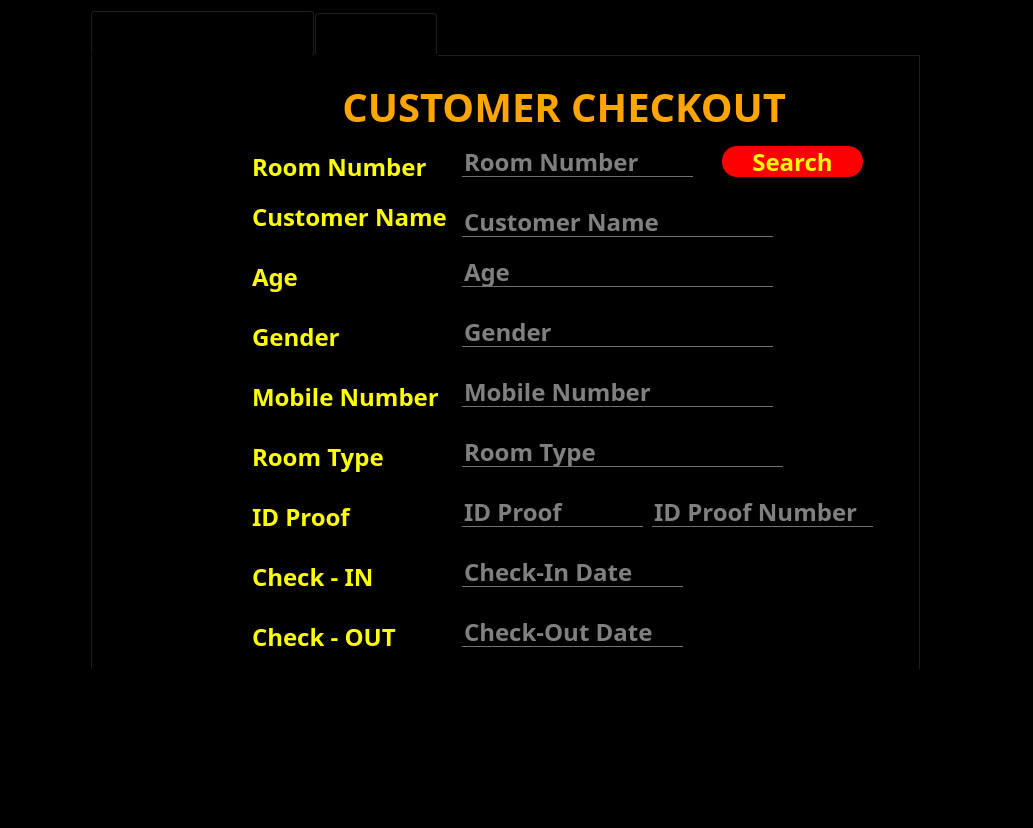
<?xml version="1.0" encoding="UTF-8"?>
<ui version="4.0">
 <class>Form</class>
 <widget class="QWidget" name="Form">
  <property name="geometry">
   <rect>
    <x>0</x>
    <y>0</y>
    <width>1033</width>
    <height>828</height>
   </rect>
  </property>
  <property name="windowTitle">
   <string>Form</string>
  </property>
  <property name="styleSheet">
   <string notr="true">*{
background:rgba;
font-family:century gothic;
font-size:24px;
}
QFrame
{
background:rgba;
border-radius:15px
}
QPushButton
{
background:red;
border-radius:60px;
}
QToolButton
{
background:red;
border-radius:60px;
}
QLabel
{
color:white;
background:transparent;
}
QPushButton
{
color:white;
border-radius:15px;
}
QPushButton:hover
{
color:#333;
border-radius:15px;
background:#49ebff;
}
QLineEdit
{
background:transparent;
border:none;
color:#717072;
border-bottom:1px solid #717072
}
</string>
  </property>
  <widget class="QTabWidget" name="tabWidget">
   <property name="geometry">
    <rect>
     <x>90</x>
     <y>10</y>
     <width>831</width>
     <height>661</height>
    </rect>
   </property>
   <property name="currentIndex">
    <number>0</number>
   </property>
   <widget class="QWidget" name="tab">
    <attribute name="title">
     <string>Check Out Details</string>
    </attribute>
    <widget class="QFrame" name="frame">
     <property name="geometry">
      <rect>
       <x>100</x>
       <y>20</y>
       <width>681</width>
       <height>761</height>
      </rect>
     </property>
     <property name="styleSheet">
      <string notr="true">color:yellow;</string>
     </property>
     <property name="frameShape">
      <enum>QFrame::StyledPanel</enum>
     </property>
     <property name="frameShadow">
      <enum>QFrame::Raised</enum>
     </property>
     <widget class="QLabel" name="label">
      <property name="geometry">
       <rect>
        <x>140</x>
        <y>10</y>
        <width>461</width>
        <height>41</height>
       </rect>
      </property>
      <property name="styleSheet">
       <string notr="true">QLabel
{
color:orange;
background:transparent;
font-weight: bold;
font-size:40px;
}</string>
      </property>
      <property name="text">
       <string> CUSTOMER CHECKOUT</string>
      </property>
     </widget>
     <widget class="QLabel" name="label_2">
      <property name="geometry">
       <rect>
        <x>60</x>
        <y>180</y>
        <width>151</width>
        <height>41</height>
       </rect>
      </property>
      <property name="font">
       <font>
        <family>century gothic</family>
        <pointsize>-1</pointsize>
        <weight>75</weight>
        <bold>true</bold>
       </font>
      </property>
      <property name="styleSheet">
       <string notr="true">font-weight: bold;</string>
      </property>
      <property name="text">
       <string>Age</string>
      </property>
     </widget>
     <widget class="QLabel" name="label_3">
      <property name="geometry">
       <rect>
        <x>60</x>
        <y>300</y>
        <width>191</width>
        <height>41</height>
       </rect>
      </property>
      <property name="font">
       <font>
        <family>century gothic</family>
        <pointsize>-1</pointsize>
        <weight>75</weight>
        <bold>true</bold>
       </font>
      </property>
      <property name="styleSheet">
       <string notr="true">font-weight: bold;</string>
      </property>
      <property name="text">
       <string>Mobile Number</string>
      </property>
     </widget>
     <widget class="QLabel" name="label_4">
      <property name="geometry">
       <rect>
        <x>60</x>
        <y>360</y>
        <width>211</width>
        <height>41</height>
       </rect>
      </property>
      <property name="font">
       <font>
        <family>century gothic</family>
        <pointsize>-1</pointsize>
        <weight>75</weight>
        <bold>true</bold>
       </font>
      </property>
      <property name="styleSheet">
       <string notr="true">font-weight: bold;</string>
      </property>
      <property name="text">
       <string>Room Type</string>
      </property>
     </widget>
     <widget class="QLabel" name="label_5">
      <property name="geometry">
       <rect>
        <x>60</x>
        <y>120</y>
        <width>211</width>
        <height>41</height>
       </rect>
      </property>
      <property name="font">
       <font>
        <family>century gothic</family>
        <pointsize>-1</pointsize>
        <weight>75</weight>
        <bold>true</bold>
       </font>
      </property>
      <property name="styleSheet">
       <string notr="true">font-weight: bold;</string>
      </property>
      <property name="text">
       <string>Customer Name</string>
      </property>
     </widget>
     <widget class="QLabel" name="label_6">
      <property name="geometry">
       <rect>
        <x>60</x>
        <y>240</y>
        <width>151</width>
        <height>41</height>
       </rect>
      </property>
      <property name="font">
       <font>
        <family>century gothic</family>
        <pointsize>-1</pointsize>
        <weight>75</weight>
        <bold>true</bold>
       </font>
      </property>
      <property name="styleSheet">
       <string notr="true">font-weight: bold;</string>
      </property>
      <property name="text">
       <string>Gender</string>
      </property>
     </widget>
     <widget class="QLabel" name="label_7">
      <property name="geometry">
       <rect>
        <x>60</x>
        <y>420</y>
        <width>211</width>
        <height>41</height>
       </rect>
      </property>
      <property name="font">
       <font>
        <family>century gothic</family>
        <pointsize>-1</pointsize>
        <weight>75</weight>
        <bold>true</bold>
       </font>
      </property>
      <property name="styleSheet">
       <string notr="true">font-weight: bold;</string>
      </property>
      <property name="text">
       <string>ID Proof</string>
      </property>
     </widget>
     <widget class="QLabel" name="label_8">
      <property name="geometry">
       <rect>
        <x>60</x>
        <y>480</y>
        <width>191</width>
        <height>41</height>
       </rect>
      </property>
      <property name="font">
       <font>
        <family>century gothic</family>
        <pointsize>-1</pointsize>
        <weight>75</weight>
        <bold>true</bold>
       </font>
      </property>
      <property name="styleSheet">
       <string notr="true">font-weight: bold;</string>
      </property>
      <property name="text">
       <string>Check - IN</string>
      </property>
     </widget>
     <widget class="QLabel" name="label_10">
      <property name="geometry">
       <rect>
        <x>60</x>
        <y>540</y>
        <width>191</width>
        <height>41</height>
       </rect>
      </property>
      <property name="font">
       <font>
        <family>century gothic</family>
        <pointsize>-1</pointsize>
        <weight>75</weight>
        <bold>true</bold>
       </font>
      </property>
      <property name="styleSheet">
       <string notr="true">font-weight: bold;</string>
      </property>
      <property name="text">
       <string>Check - OUT</string>
      </property>
     </widget>
     <widget class="QLabel" name="label_9">
      <property name="geometry">
       <rect>
        <x>60</x>
        <y>70</y>
        <width>201</width>
        <height>41</height>
       </rect>
      </property>
      <property name="font">
       <font>
        <family>century gothic</family>
        <pointsize>-1</pointsize>
        <weight>75</weight>
        <bold>true</bold>
       </font>
      </property>
      <property name="styleSheet">
       <string notr="true">font-weight: bold;</string>
      </property>
      <property name="text">
       <string>Room Number</string>
      </property>
     </widget>
     <widget class="QLineEdit" name="roomno">
      <property name="geometry">
       <rect>
        <x>270</x>
        <y>70</y>
        <width>231</width>
        <height>31</height>
       </rect>
      </property>
      <property name="styleSheet">
       <string notr="true">color:white;
font-weight:bold;</string>
      </property>
      <property name="placeholderText">
       <string>Room Number</string>
      </property>
     </widget>
     <widget class="QLineEdit" name="customername">
      <property name="geometry">
       <rect>
        <x>270</x>
        <y>130</y>
        <width>311</width>
        <height>31</height>
       </rect>
      </property>
      <property name="styleSheet">
       <string notr="true">color:white;
font-weight:bold;</string>
      </property>
      <property name="text">
       <string/>
      </property>
      <property name="placeholderText">
       <string>Customer Name</string>
      </property>
     </widget>
     <widget class="QLineEdit" name="age">
      <property name="geometry">
       <rect>
        <x>270</x>
        <y>180</y>
        <width>311</width>
        <height>31</height>
       </rect>
      </property>
      <property name="styleSheet">
       <string notr="true">color:white;
font-weight:bold;</string>
      </property>
      <property name="text">
       <string/>
      </property>
      <property name="placeholderText">
       <string>Age</string>
      </property>
     </widget>
     <widget class="QLineEdit" name="gender">
      <property name="geometry">
       <rect>
        <x>270</x>
        <y>240</y>
        <width>311</width>
        <height>31</height>
       </rect>
      </property>
      <property name="styleSheet">
       <string notr="true">color:white;
font-weight:bold;</string>
      </property>
      <property name="text">
       <string/>
      </property>
      <property name="placeholderText">
       <string>Gender</string>
      </property>
     </widget>
     <widget class="QLineEdit" name="mobileno">
      <property name="geometry">
       <rect>
        <x>270</x>
        <y>300</y>
        <width>311</width>
        <height>31</height>
       </rect>
      </property>
      <property name="styleSheet">
       <string notr="true">color:white;
font-weight:bold;</string>
      </property>
      <property name="text">
       <string/>
      </property>
      <property name="placeholderText">
       <string>Mobile Number</string>
      </property>
     </widget>
     <widget class="QLineEdit" name="roomtype">
      <property name="geometry">
       <rect>
        <x>270</x>
        <y>360</y>
        <width>321</width>
        <height>31</height>
       </rect>
      </property>
      <property name="styleSheet">
       <string notr="true">color:white;
font-weight:bold;</string>
      </property>
      <property name="text">
       <string/>
      </property>
      <property name="placeholderText">
       <string>Room Type</string>
      </property>
     </widget>
     <widget class="QLineEdit" name="idproof">
      <property name="geometry">
       <rect>
        <x>270</x>
        <y>420</y>
        <width>181</width>
        <height>31</height>
       </rect>
      </property>
      <property name="styleSheet">
       <string notr="true">color:white;
font-weight:bold;</string>
      </property>
      <property name="text">
       <string/>
      </property>
      <property name="placeholderText">
       <string>ID Proof</string>
      </property>
     </widget>
     <widget class="QLineEdit" name="idproofnumber">
      <property name="geometry">
       <rect>
        <x>460</x>
        <y>420</y>
        <width>221</width>
        <height>31</height>
       </rect>
      </property>
      <property name="styleSheet">
       <string notr="true">color:white;
font-weight:bold;</string>
      </property>
      <property name="placeholderText">
       <string>ID Proof Number</string>
      </property>
     </widget>
     <widget class="QPushButton" name="searchbtn">
      <property name="geometry">
       <rect>
        <x>530</x>
        <y>70</y>
        <width>141</width>
        <height>31</height>
       </rect>
      </property>
      <property name="styleSheet">
       <string notr="true">font-weight:bold;</string>
      </property>
      <property name="text">
       <string>Search</string>
      </property>
     </widget>
     <widget class="QPushButton" name="homebtn">
      <property name="geometry">
       <rect>
        <x>0</x>
        <y>20</y>
        <width>93</width>
        <height>28</height>
       </rect>
      </property>
      <property name="styleSheet">
       <string notr="true">QPushButton
{
font-size:14px;
color:white;
background:transparent;
}</string>
      </property>
      <property name="text">
       <string/>
      </property>
      <property name="icon">
       <iconset>
        <normaloff>icons/arrow-left.svg</normaloff>icons/arrow-left.svg</iconset>
      </property>
      <property name="iconSize">
       <size>
        <width>32</width>
        <height>32</height>
       </size>
      </property>
     </widget>
     <widget class="QLineEdit" name="c1">
      <property name="geometry">
       <rect>
        <x>270</x>
        <y>480</y>
        <width>221</width>
        <height>31</height>
       </rect>
      </property>
      <property name="styleSheet">
       <string notr="true">color:white;
font-weight:bold;</string>
      </property>
      <property name="placeholderText">
       <string>Check-In Date</string>
      </property>
     </widget>
     <widget class="QLineEdit" name="c2">
      <property name="geometry">
       <rect>
        <x>270</x>
        <y>540</y>
        <width>221</width>
        <height>31</height>
       </rect>
      </property>
      <property name="styleSheet">
       <string notr="true">color:white;
font-weight:bold;</string>
      </property>
      <property name="placeholderText">
       <string>Check-Out Date</string>
      </property>
     </widget>
    </widget>
   </widget>
   <widget class="QWidget" name="tab_2">
    <attribute name="title">
     <string>Payment</string>
    </attribute>
    <widget class="QFrame" name="frame_2">
     <property name="geometry">
      <rect>
       <x>40</x>
       <y>30</y>
       <width>751</width>
       <height>561</height>
      </rect>
     </property>
     <property name="frameShape">
      <enum>QFrame::StyledPanel</enum>
     </property>
     <property name="frameShadow">
      <enum>QFrame::Raised</enum>
     </property>
     <widget class="QLabel" name="label_11">
      <property name="geometry">
       <rect>
        <x>240</x>
        <y>20</y>
        <width>461</width>
        <height>41</height>
       </rect>
      </property>
      <property name="styleSheet">
       <string notr="true">QLabel
{
color:orange;
background:transparent;
font-weight: bold;
font-size:40px;
}</string>
      </property>
      <property name="text">
       <string>Payment Details</string>
      </property>
     </widget>
     <widget class="QLabel" name="label_12">
      <property name="geometry">
       <rect>
        <x>110</x>
        <y>100</y>
        <width>161</width>
        <height>41</height>
       </rect>
      </property>
      <property name="font">
       <font>
        <family>century gothic</family>
        <pointsize>-1</pointsize>
        <weight>75</weight>
        <bold>true</bold>
       </font>
      </property>
      <property name="styleSheet">
       <string notr="true">color:yellow;font-weight: bold;</string>
      </property>
      <property name="text">
       <string>No. of Days</string>
      </property>
     </widget>
     <widget class="QLineEdit" name="no_of_days">
      <property name="geometry">
       <rect>
        <x>280</x>
        <y>100</y>
        <width>231</width>
        <height>31</height>
       </rect>
      </property>
      <property name="styleSheet">
       <string notr="true">color:white;
font-weight:bold;</string>
      </property>
      <property name="placeholderText">
       <string>No. of Days</string>
      </property>
     </widget>
     <widget class="QPushButton" name="calculatebtn">
      <property name="geometry">
       <rect>
        <x>530</x>
        <y>100</y>
        <width>141</width>
        <height>31</height>
       </rect>
      </property>
      <property name="styleSheet">
       <string notr="true">color:yellow;font-weight:bold;</string>
      </property>
      <property name="text">
       <string>Calculate</string>
      </property>
     </widget>
     <widget class="QLabel" name="label_13">
      <property name="geometry">
       <rect>
        <x>110</x>
        <y>160</y>
        <width>161</width>
        <height>41</height>
       </rect>
      </property>
      <property name="font">
       <font>
        <family>century gothic</family>
        <pointsize>-1</pointsize>
        <weight>75</weight>
        <bold>true</bold>
       </font>
      </property>
      <property name="styleSheet">
       <string notr="true">color:yellow;font-weight: bold;</string>
      </property>
      <property name="text">
       <string>Total</string>
      </property>
     </widget>
     <widget class="QLineEdit" name="total">
      <property name="geometry">
       <rect>
        <x>280</x>
        <y>160</y>
        <width>231</width>
        <height>31</height>
       </rect>
      </property>
      <property name="styleSheet">
       <string notr="true">color:white;
font-weight:bold;</string>
      </property>
      <property name="text">
       <string/>
      </property>
      <property name="placeholderText">
       <string>Total</string>
      </property>
     </widget>
     <widget class="QPushButton" name="totalbtn">
      <property name="geometry">
       <rect>
        <x>530</x>
        <y>160</y>
        <width>141</width>
        <height>31</height>
       </rect>
      </property>
      <property name="styleSheet">
       <string notr="true">color:yellow;font-weight:bold;</string>
      </property>
      <property name="text">
       <string>Calculate</string>
      </property>
     </widget>
     <widget class="QPushButton" name="gstbtn">
      <property name="geometry">
       <rect>
        <x>530</x>
        <y>220</y>
        <width>141</width>
        <height>31</height>
       </rect>
      </property>
      <property name="styleSheet">
       <string notr="true">color:yellow;font-weight:bold;</string>
      </property>
      <property name="text">
       <string>Calculate</string>
      </property>
     </widget>
     <widget class="QLabel" name="label_14">
      <property name="geometry">
       <rect>
        <x>110</x>
        <y>220</y>
        <width>161</width>
        <height>41</height>
       </rect>
      </property>
      <property name="font">
       <font>
        <family>century gothic</family>
        <pointsize>-1</pointsize>
        <weight>75</weight>
        <bold>true</bold>
       </font>
      </property>
      <property name="styleSheet">
       <string notr="true">color:yellow;font-weight: bold;</string>
      </property>
      <property name="text">
       <string>GST</string>
      </property>
     </widget>
     <widget class="QLineEdit" name="gst">
      <property name="geometry">
       <rect>
        <x>280</x>
        <y>220</y>
        <width>231</width>
        <height>31</height>
       </rect>
      </property>
      <property name="styleSheet">
       <string notr="true">color:white;
font-weight:bold;</string>
      </property>
      <property name="text">
       <string/>
      </property>
      <property name="placeholderText">
       <string>GST</string>
      </property>
     </widget>
     <widget class="QPushButton" name="totalbillbtn">
      <property name="geometry">
       <rect>
        <x>530</x>
        <y>280</y>
        <width>141</width>
        <height>31</height>
       </rect>
      </property>
      <property name="styleSheet">
       <string notr="true">color:yellow;font-weight:bold;</string>
      </property>
      <property name="text">
       <string>Calculate</string>
      </property>
     </widget>
     <widget class="QLabel" name="label_15">
      <property name="geometry">
       <rect>
        <x>110</x>
        <y>280</y>
        <width>161</width>
        <height>41</height>
       </rect>
      </property>
      <property name="font">
       <font>
        <family>century gothic</family>
        <pointsize>-1</pointsize>
        <weight>75</weight>
        <bold>true</bold>
       </font>
      </property>
      <property name="styleSheet">
       <string notr="true">color:yellow;font-weight: bold;</string>
      </property>
      <property name="text">
       <string>Total Bill</string>
      </property>
     </widget>
     <widget class="QLineEdit" name="totalbill">
      <property name="geometry">
       <rect>
        <x>280</x>
        <y>280</y>
        <width>231</width>
        <height>31</height>
       </rect>
      </property>
      <property name="styleSheet">
       <string notr="true">color:white;
font-weight:bold;</string>
      </property>
      <property name="text">
       <string/>
      </property>
      <property name="placeholderText">
       <string>Total</string>
      </property>
     </widget>
     <widget class="QPushButton" name="savebill">
      <property name="geometry">
       <rect>
        <x>500</x>
        <y>470</y>
        <width>211</width>
        <height>41</height>
       </rect>
      </property>
      <property name="styleSheet">
       <string notr="true">font-weight:bold;</string>
      </property>
      <property name="text">
       <string>SAVE BILL</string>
      </property>
     </widget>
     <widget class="QPushButton" name="checkoutbtn">
      <property name="geometry">
       <rect>
        <x>30</x>
        <y>470</y>
        <width>211</width>
        <height>41</height>
       </rect>
      </property>
      <property name="styleSheet">
       <string notr="true">font-weight:bold;</string>
      </property>
      <property name="text">
       <string>Check-Out</string>
      </property>
     </widget>
     <widget class="QPushButton" name="generate_bill_btn">
      <property name="geometry">
       <rect>
        <x>270</x>
        <y>470</y>
        <width>211</width>
        <height>41</height>
       </rect>
      </property>
      <property name="styleSheet">
       <string notr="true">font-weight:bold;</string>
      </property>
      <property name="text">
       <string>GENERATE BILL</string>
      </property>
     </widget>
     <widget class="QLineEdit" name="emailid">
      <property name="geometry">
       <rect>
        <x>280</x>
        <y>340</y>
        <width>231</width>
        <height>31</height>
       </rect>
      </property>
      <property name="styleSheet">
       <string notr="true">color:white;
font-weight:bold;</string>
      </property>
      <property name="text">
       <string/>
      </property>
      <property name="placeholderText">
       <string>Email ID</string>
      </property>
     </widget>
     <widget class="QLabel" name="label_16">
      <property name="geometry">
       <rect>
        <x>110</x>
        <y>340</y>
        <width>161</width>
        <height>41</height>
       </rect>
      </property>
      <property name="font">
       <font>
        <family>century gothic</family>
        <pointsize>-1</pointsize>
        <weight>75</weight>
        <bold>true</bold>
       </font>
      </property>
      <property name="styleSheet">
       <string notr="true">color:yellow;font-weight: bold;</string>
      </property>
      <property name="text">
       <string>Email ID</string>
      </property>
     </widget>
     <widget class="QLineEdit" name="invoiceno">
      <property name="geometry">
       <rect>
        <x>280</x>
        <y>400</y>
        <width>231</width>
        <height>31</height>
       </rect>
      </property>
      <property name="styleSheet">
       <string notr="true">color:white;
font-weight:bold;</string>
      </property>
      <property name="text">
       <string/>
      </property>
      <property name="placeholderText">
       <string>Invoice No.</string>
      </property>
     </widget>
     <widget class="QLabel" name="label_17">
      <property name="geometry">
       <rect>
        <x>110</x>
        <y>400</y>
        <width>161</width>
        <height>41</height>
       </rect>
      </property>
      <property name="font">
       <font>
        <family>century gothic</family>
        <pointsize>-1</pointsize>
        <weight>75</weight>
        <bold>true</bold>
       </font>
      </property>
      <property name="styleSheet">
       <string notr="true">color:yellow;font-weight: bold;</string>
      </property>
      <property name="text">
       <string>Invoice No.</string>
      </property>
     </widget>
     <widget class="QPushButton" name="allotbtn">
      <property name="geometry">
       <rect>
        <x>540</x>
        <y>400</y>
        <width>141</width>
        <height>31</height>
       </rect>
      </property>
      <property name="styleSheet">
       <string notr="true">color:yellow;font-weight:bold;</string>
      </property>
      <property name="text">
       <string>Allot</string>
      </property>
     </widget>
     <widget class="QPushButton" name="emailbill">
      <property name="geometry">
       <rect>
        <x>150</x>
        <y>520</y>
        <width>211</width>
        <height>41</height>
       </rect>
      </property>
      <property name="styleSheet">
       <string notr="true">font-weight:bold;</string>
      </property>
      <property name="text">
       <string>EMAIL BILL</string>
      </property>
     </widget>
     <widget class="QPushButton" name="cancelbtn">
      <property name="geometry">
       <rect>
        <x>400</x>
        <y>520</y>
        <width>211</width>
        <height>41</height>
       </rect>
      </property>
      <property name="styleSheet">
       <string notr="true">font-weight:bold;</string>
      </property>
      <property name="text">
       <string>CANCEL</string>
      </property>
     </widget>
     <widget class="QPushButton" name="homebtn1">
      <property name="geometry">
       <rect>
        <x>10</x>
        <y>30</y>
        <width>93</width>
        <height>28</height>
       </rect>
      </property>
      <property name="styleSheet">
       <string notr="true">QPushButton
{
font-size:14px;
color:white;
background:transparent;
}</string>
      </property>
      <property name="text">
       <string/>
      </property>
      <property name="icon">
       <iconset>
        <normaloff>icons/arrow-left.svg</normaloff>icons/arrow-left.svg</iconset>
      </property>
      <property name="iconSize">
       <size>
        <width>32</width>
        <height>32</height>
       </size>
      </property>
     </widget>
    </widget>
   </widget>
  </widget>
 </widget>
 <resources>
  <include location="icons/icons.qrc"/>
 </resources>
 <connections/>
</ui>
